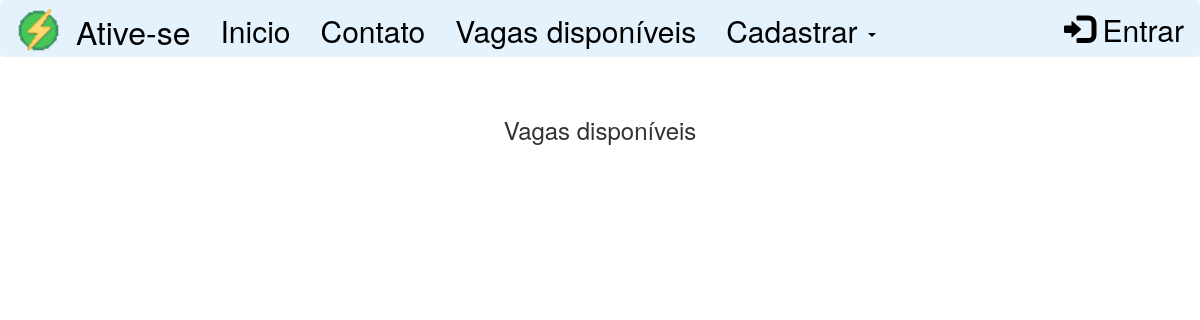
The app's page /coding.php, older data.
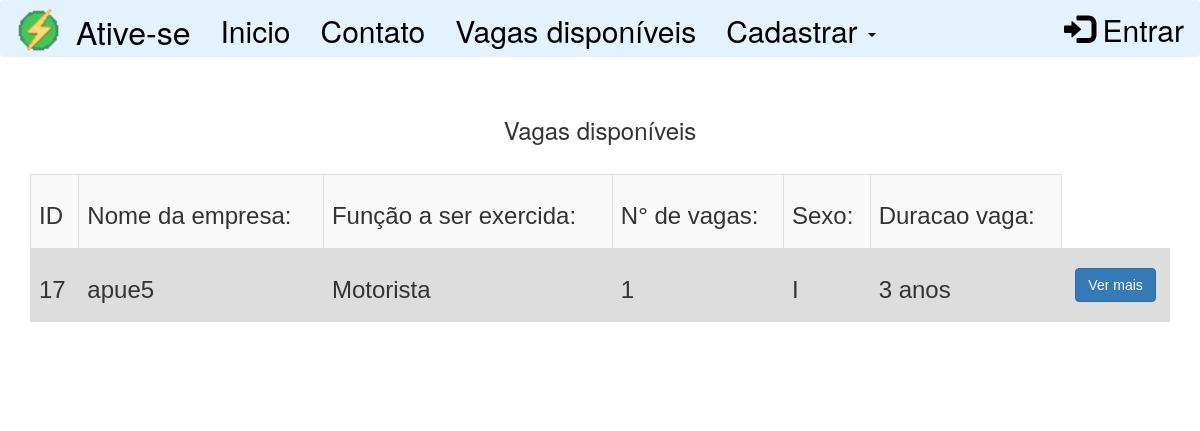
The same page, newer data.
### tables this page shows
CREATE TABLE IF NOT EXISTS `vagas` (
  `ID` int(11) NOT NULL AUTO_INCREMENT,
  `numeroVagas` int(11) NOT NULL,
  `Sexo` varchar(45) NOT NULL,
  `valorBolsa` double NOT NULL,
  `Contato` varchar(45) NOT NULL,
  `conhecimentosNecessarios` varchar(150) NOT NULL,
  `Beneficios` varchar(150) NOT NULL,
  `Observacoes` varchar(150) NOT NULL,
  `HorarioTrabalho` varchar(80) NOT NULL,
  `nomeEmpresa` varchar(80) NOT NULL,
  `funcaoExercida` varchar(150) NOT NULL,
  `DuracaoVaga` varchar(150) NOT NULL,
  `categoria` varchar(45) NOT NULL,
  `CEP` varchar(45) NOT NULL,
  `numeroCasa` varchar(5) NOT NULL,
  `Empresa_ID` int(11) NOT NULL,
  PRIMARY KEY (`ID`),
  KEY `fk_Vagas_Empresa_idx` (`Empresa_ID`)
);

### coding.php (the view, shortened to what this page needs)
<?php include "header.php";?>
<?php include "nav.php";?>
<?php include "conexao.php";?>
<body>
<div class="container" align="center">
   <br/> <h3>Vagas disponíveis</h3><br/>
<div class="col-sm-1" id="id">
</div>
<table class="col-sm-10" id="table1" align="center">
<?php $sql = $conn->prepare("SELECT * FROM vagas WHERE categoria = 'Prog';");
$sql->execute();
$rows = $sql->fetchAll(PDO::FETCH_CLASS);
echo "
<table class='table table-striped'>";
    foreach ($rows as $row) {
        echo "
        <tr>
        <th><h3>ID</th>
        <th><h3>Nome da empresa:</th>
        <th><h3>Função a ser exercida:</th>
        <th><h3>N° de vagas:</th>
        <th><h3>Sexo:</th>
        <th><h3>Duracao vaga:</th>
        </tr>
        <td><h3>  $row->ID</td>
        <td><h3>  $row->nomeEmpresa</td>
        <td><h3>  $row->funcaoExercida</td>
        <td><h3>  $row->numeroVagas</td>
        <td><h3>  $row->Sexo</td>
        <td><h3>  $row->DuracaoVaga</td>
        <td> <div class='verMais'  align='center'><a class='btn btn-primary' href='./vagacompleta.php?id=$row->ID'>Ver mais</a> </div>
        </td>
        ";
    }
    echo "</table><br>";
    ?>
<br/><br/>
<div class="col-sm-1"></div>
</div>
<br>
</body>
<br/><br/>
</html>

Row changes from the older to the newer data that the page shows:
added vagas: ID "17", nomeEmpresa "apue5", funcaoExercida "Motorista", numeroVagas "1", Sexo "I", DuracaoVaga "3 anos"
